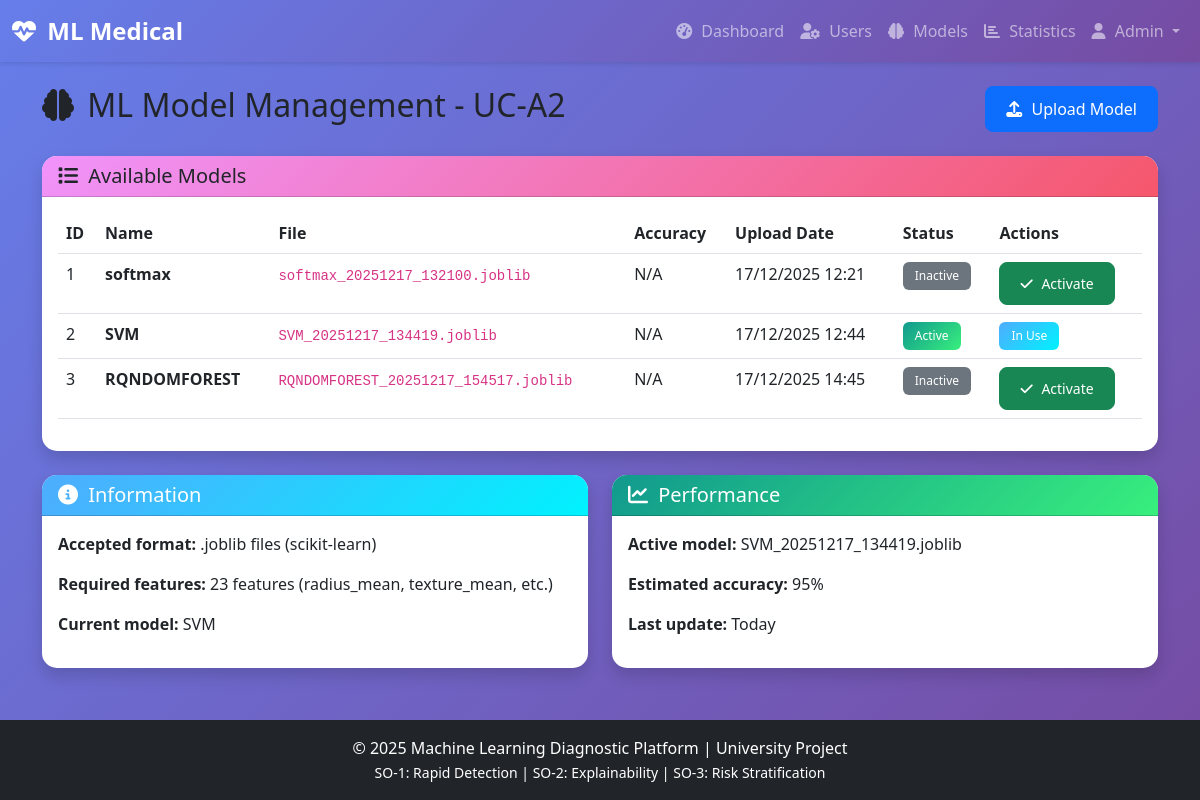
The page /admin/models (signed in) on the database its author committed.
### models.py (models this page shows, shortened)
class User(UserMixin, db.Model):
    __tablename__ = 'users'
    id = db.Column(db.Integer, primary_key=True)
    name = db.Column(db.String(100), nullable=False)
    email = db.Column(db.String(120), unique=True, nullable=False)
    password = db.Column(db.String(200), nullable=False)
    role = db.Column(db.String(20), nullable=False)  # patient, doctor, admin
    created_at = db.Column(db.DateTime, default=datetime.utcnow)
    predictions = db.relationship('Prediction', backref='patient', lazy=True, cascade="all, delete-orphan")

class MLModel(db.Model):
    __tablename__ = 'ml_models'
    id = db.Column(db.Integer, primary_key=True)
    name = db.Column(db.String(100), nullable=False)
    filename = db.Column(db.String(200), nullable=False)
    is_active = db.Column(db.Boolean, default=False)
    accuracy = db.Column(db.Float)
    uploaded_at = db.Column(db.DateTime, default=datetime.utcnow)

### app.py (the view)
@app.route('/admin/models')
@login_required
def admin_models():
    if current_user.role != 'admin':
        flash('Access denied.', 'danger')
        return redirect(url_for('dashboard'))
    models = MLModel.query.all()
    active_model = MLModel.query.filter_by(is_active=True).first()
    active_model_name = active_model.name if active_model else "Random Forest Classifier"
    return render_template('admin_models.html', models=models, active_model_name=active_model_name, active_model=active_model)

### run.py (called while the page is built)
@login_manager.user_loader
def load_user(user_id):
    return db.session.get(User, int(user_id))

### templates/admin_models.html (shortened to what this page needs)
{% extends "base.html" %}
{% block content %}
<div class="row">
    <div class="col-12">
        <div class="d-flex justify-content-between align-items-center mb-4">
            <h2><i class="fas fa-brain"></i> ML Model Management - UC-A2</h2>
            <button class="btn btn-primary" data-bs-toggle="modal" data-bs-target="#uploadModelModal">
                <i class="fas fa-upload"></i> Upload Model
            </button>
        </div>
    </div>
</div>
<div class="row">
    <div class="col-12">
        <div class="card shadow">
            <div class="card-header bg-warning text-dark">
                <h5 class="mb-0"><i class="fas fa-list"></i> Available Models</h5>
            </div>
            <div class="card-body">
                {% if models %}
                <div class="table-responsive">
                    <table class="table table-hover">
                        <thead>
                            <tr>
                                <th>ID</th>
                                <th>Name</th>
                                <th>File</th>
                                <th>Accuracy</th>
                                <th>Upload Date</th>
                                <th>Status</th>
                                <th>Actions</th>
                            </tr>
                        </thead>
                        <tbody>
                            {% for model in models %}
                            <tr>
                                <td>{{ model.id }}</td>
                                <td><strong>{{ model.name }}</strong></td>
                                <td><code>{{ model.filename }}</code></td>
                                <td>
                                    {% if model.accuracy %}
                                        {{ (model.accuracy * 100)|round(2) }}%
                                    {% else %}
                                        N/A
                                    {% endif %}
                                </td>
                                <td>{{ model.uploaded_at.strftime('%d/%m/%Y %H:%M') }}</td>
                                <td>
                                    {% if model.is_active %}
                                        <span class="badge bg-success">Active</span>
                                    {% else %}
                                        <span class="badge bg-secondary">Inactive</span>
                                    {% endif %}
                                </td>
                                <td>
                                    {% if not model.is_active %}
                                    <button type="button" class="btn btn-sm btn-success" onclick="activateModel('{{ model.id }}')">
                                        <i class="fas fa-check"></i> Activate
                                    </button>
                                    {% else %}
                                    <span class="badge bg-info">In Use</span>
                                    {% endif %}
                                </td>
                            </tr>
                            {% endfor %}
                        </tbody>
                    </table>
                </div>
                {% endif %}
            </div>
        </div>
    </div>
</div>
<div class="row mt-4">
    <div class="col-md-6">
        <div class="card shadow">
            <div class="card-header bg-info text-white">
                <h5 class="mb-0"><i class="fas fa-info-circle"></i> Information</h5>
            </div>
            <div class="card-body">
                <p><strong>Accepted format:</strong> .joblib files (scikit-learn)</p>
                <p><strong>Required features:</strong> 23 features (radius_mean, texture_mean, etc.)</p>
                <p><strong>Current model:</strong> {{ active_model_name }}</p>
            </div>
        </div>
    </div>
    <div class="col-md-6">
        <div class="card shadow">
            <div class="card-header bg-success text-white">
                <h5 class="mb-0"><i class="fas fa-chart-line"></i> Performance</h5>
            </div>
            <div class="card-body">
                <p><strong>Active model:</strong> {{ active_model.filename if active_model else 'breast_cancer_model.joblib' }}</p>
                <p><strong>Estimated accuracy:</strong> {{ (active_model.accuracy * 100)|round(1) if active_model and active_model.accuracy else '95' }}%</p>
                <p><strong>Last update:</strong> Today</p>
            </div>
        </div>
    </div>
</div>
{% endblock %}

### templates/base.html (shortened to what this page needs)
<!DOCTYPE html>
<html lang="en">
<head>
    <link href="https://cdn.jsdelivr.net/npm/bootstrap@5.3.0/dist/css/bootstrap.min.css" rel="stylesheet">
    <link rel="stylesheet" href="https://cdnjs.cloudflare.com/ajax/libs/font-awesome/6.4.0/css/all.min.css">
    <link rel="stylesheet" href="{{ url_for('static', filename='css/style.css') }}">
</head>
<body>
    <nav class="navbar navbar-expand-lg navbar-dark bg-primary">
        <div class="container-fluid">
            <a class="navbar-brand" href="{{ url_for('index') }}">
                <i class="fas fa-heartbeat"></i> ML Medical
            </a>
            <div class="collapse navbar-collapse" id="navbarNav">
                <ul class="navbar-nav ms-auto">
                    {% if current_user.is_authenticated %}
                        <li class="nav-item">
                            <a class="nav-link" href="{{ url_for('dashboard') }}">
                                <i class="fas fa-tachometer-alt"></i> Dashboard
                            </a>
                        </li>
                        {% if current_user.role == 'admin' %}
                            <li class="nav-item">
                                <a class="nav-link" href="{{ url_for('admin_users') }}">
                                    <i class="fas fa-user-cog"></i> Users
                                </a>
                            </li>
                            <li class="nav-item">
                                <a class="nav-link" href="{{ url_for('admin_models') }}">
                                    <i class="fas fa-brain"></i> Models
                                </a>
                            </li>
                            <li class="nav-item">
                                <a class="nav-link" href="{{ url_for('admin_statistics') }}">
                                    <i class="fas fa-chart-bar"></i> Statistics
                                </a>
                            </li>
                        {% endif %}
                        <li class="nav-item dropdown">
                            <a class="nav-link dropdown-toggle" href="#" id="userDropdown" role="button" data-bs-toggle="dropdown">
                                <i class="fas fa-user"></i> {{ current_user.name }}
                            </a>
                        </li>
                    {% endif %}
                </ul>
            </div>
        </div>
    </nav>
    <main class="container mt-4 mb-5">
        {% block content %}{% endblock %}
    </main>
<footer class="bg-dark text-white text-center py-3 mt-auto">
    <div class="container">
        <p class="mb-0">&copy; 2025 Machine Learning Diagnostic Platform | University Project</p>
        <small>SO-1: Rapid Detection | SO-2: Explainability | SO-3: Risk Stratification</small>
    </div>
</footer>
</body>
</html>

### static/css/style.css (style rules this page uses)
body { min-height: 100vh; display: flex; flex-direction: column; font-family: 'Segoe UI', Tahoma, Geneva, Verdana, sans-serif; background: linear-gradient(135deg, #667eea 0%, #764ba2 100%); background-attachment: fixed; }
main { flex: 1; }
.card { border: none; border-radius: 15px; box-shadow: 0 4px 6px rgba(0, 0, 0, 0.1); transition: transform 0.3s ease, box-shadow 0.3s ease; }
.card-header { border-radius: 15px 15px 0 0 !important; font-weight: 600; }
.navbar { box-shadow: 0 2px 4px rgba(0, 0, 0, 0.1); }
.navbar-brand { font-weight: bold; font-size: 1.5rem; }
.btn { border-radius: 8px; padding: 10px 20px; font-weight: 500; transition: all 0.3s ease; }
.table { background: white; }
.table thead { background: linear-gradient(135deg, #667eea 0%, #764ba2 100%); color: white; }
.badge { padding: 8px 12px; font-weight: 500; border-radius: 6px; }
footer { margin-top: auto; }
.card, .alert { animation: fadeIn 0.5s ease; }
.bg-primary { background: linear-gradient(135deg, #667eea 0%, #764ba2 100%) !important; }
.bg-success { background: linear-gradient(135deg, #11998e 0%, #38ef7d 100%) !important; }
.bg-warning { background: linear-gradient(135deg, #f093fb 0%, #f5576c 100%) !important; }
.bg-info { background: linear-gradient(135deg, #4facfe 0%, #00f2fe 100%) !important; }
.fas, .far { margin-right: 5px; }
.shadow { box-shadow: 0 0.5rem 1rem rgba(0, 0, 0, 0.15) !important; }

### rows shown on the page
User: name "Admin"
MLModel: id "1", name "softmax", filename "softmax_20251217_132100.joblib", shows "N/A", uploaded_at "17/12/2025 12:21", is_active "Inactive"
MLModel: id "2", name "SVM", filename "SVM_20251217_134419.joblib", shows "N/A", uploaded_at "17/12/2025 12:44", is_active "Active", accuracy "95"
MLModel: id "3", name "RQNDOMFOREST", filename "RQNDOMFOREST_20251217_154517.joblib", shows "N/A", uploaded_at "17/12/2025 14:45", is_active "Inactive"
